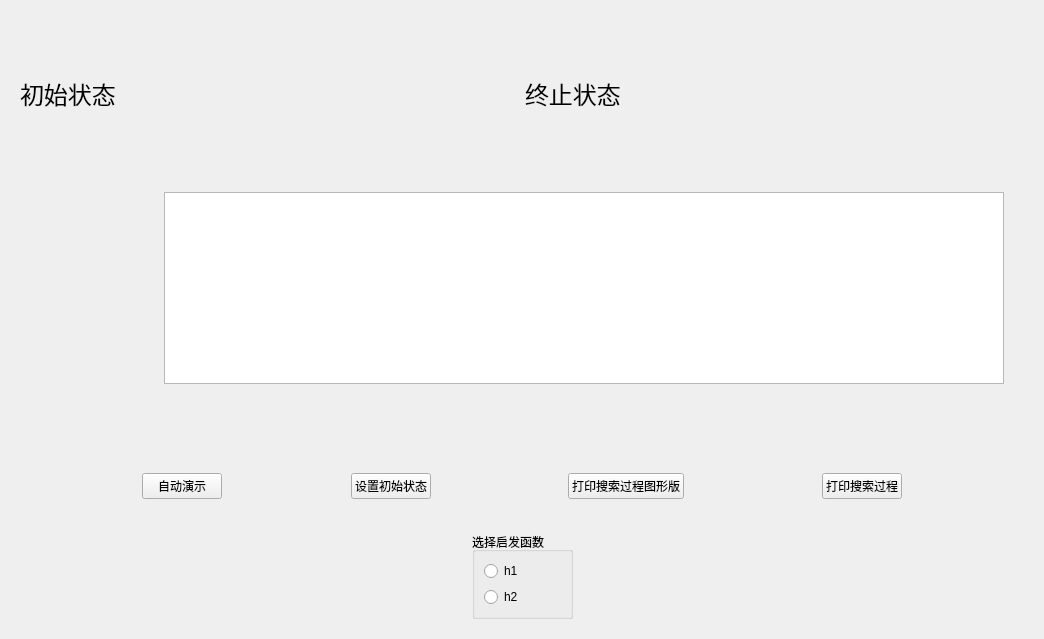
<?xml version="1.0" encoding="UTF-8"?>
<ui version="4.0">
 <class>eightPuzzle</class>
 <widget class="QWidget" name="eightPuzzle">
  <property name="geometry">
   <rect>
    <x>0</x>
    <y>0</y>
    <width>1044</width>
    <height>639</height>
   </rect>
  </property>
  <property name="windowTitle">
   <string>eightPuzzle</string>
  </property>
  <layout class="QVBoxLayout" name="verticalLayout">
   <item>
    <spacer name="verticalSpacer_7">
     <property name="orientation">
      <enum>Qt::Vertical</enum>
     </property>
     <property name="sizeHint" stdset="0">
      <size>
       <width>20</width>
       <height>40</height>
      </size>
     </property>
    </spacer>
   </item>
   <item>
    <widget class="QWidget" name="widget3" native="true">
     <layout class="QHBoxLayout" name="horizontalLayout_3">
      <item>
       <widget class="QLabel" name="label">
        <property name="font">
         <font>
          <family>方正小标宋简体</family>
          <pointsize>18</pointsize>
         </font>
        </property>
        <property name="text">
         <string>初始状态</string>
        </property>
       </widget>
      </item>
      <item>
       <widget class="QLabel" name="label_2">
        <property name="font">
         <font>
          <family>方正小标宋简体</family>
          <pointsize>18</pointsize>
         </font>
        </property>
        <property name="text">
         <string>终止状态</string>
        </property>
       </widget>
      </item>
     </layout>
    </widget>
   </item>
   <item>
    <spacer name="verticalSpacer">
     <property name="orientation">
      <enum>Qt::Vertical</enum>
     </property>
     <property name="sizeHint" stdset="0">
      <size>
       <width>0</width>
       <height>0</height>
      </size>
     </property>
    </spacer>
   </item>
   <item>
    <widget class="QWidget" name="widget1" native="true">
     <layout class="QHBoxLayout" name="horizontalLayout">
      <item>
       <spacer name="verticalSpacer_5">
        <property name="orientation">
         <enum>Qt::Vertical</enum>
        </property>
        <property name="sizeHint" stdset="0">
         <size>
          <width>20</width>
          <height>40</height>
         </size>
        </property>
       </spacer>
      </item>
      <item>
       <widget class="QWidget" name="intial" native="true">
        <layout class="QGridLayout" name="gridLayout">
         <property name="leftMargin">
          <number>0</number>
         </property>
         <property name="topMargin">
          <number>0</number>
         </property>
         <property name="rightMargin">
          <number>0</number>
         </property>
         <property name="bottomMargin">
          <number>0</number>
         </property>
         <property name="spacing">
          <number>0</number>
         </property>
         <item row="0" column="0">
          <widget class="QLabel" name="i_1">
           <property name="text">
            <string/>
           </property>
           <property name="pixmap">
            <pixmap resource="image.qrc">:/image/one.png</pixmap>
           </property>
          </widget>
         </item>
         <item row="0" column="1">
          <widget class="QLabel" name="i_2">
           <property name="text">
            <string/>
           </property>
           <property name="pixmap">
            <pixmap resource="image.qrc">:/image/two.png</pixmap>
           </property>
          </widget>
         </item>
         <item row="0" column="2">
          <widget class="QLabel" name="i_3">
           <property name="text">
            <string/>
           </property>
           <property name="pixmap">
            <pixmap resource="image.qrc">:/image/three.png</pixmap>
           </property>
          </widget>
         </item>
         <item row="1" column="0">
          <widget class="QLabel" name="i_4">
           <property name="text">
            <string/>
           </property>
           <property name="pixmap">
            <pixmap resource="image.qrc">:/image/four.png</pixmap>
           </property>
          </widget>
         </item>
         <item row="1" column="1">
          <widget class="QLabel" name="i_5">
           <property name="text">
            <string/>
           </property>
           <property name="pixmap">
            <pixmap resource="image.qrc">:/image/five.png</pixmap>
           </property>
          </widget>
         </item>
         <item row="1" column="2">
          <widget class="QLabel" name="i_6">
           <property name="text">
            <string/>
           </property>
           <property name="pixmap">
            <pixmap resource="image.qrc">:/image/six.png</pixmap>
           </property>
          </widget>
         </item>
         <item row="2" column="0">
          <widget class="QLabel" name="i_7">
           <property name="text">
            <string/>
           </property>
           <property name="pixmap">
            <pixmap resource="image.qrc">:/image/seven.png</pixmap>
           </property>
          </widget>
         </item>
         <item row="2" column="1">
          <widget class="QLabel" name="i_8">
           <property name="text">
            <string/>
           </property>
           <property name="pixmap">
            <pixmap resource="image.qrc">:/image/eight.png</pixmap>
           </property>
          </widget>
         </item>
         <item row="2" column="2">
          <widget class="QLabel" name="i_0">
           <property name="text">
            <string/>
           </property>
           <property name="pixmap">
            <pixmap resource="image.qrc">:/image/zero.png</pixmap>
           </property>
          </widget>
         </item>
        </layout>
       </widget>
      </item>
      <item>
       <spacer name="verticalSpacer_2">
        <property name="orientation">
         <enum>Qt::Vertical</enum>
        </property>
        <property name="sizeHint" stdset="0">
         <size>
          <width>20</width>
          <height>40</height>
         </size>
        </property>
       </spacer>
      </item>
      <item>
       <widget class="QWidget" name="end" native="true">
        <layout class="QGridLayout" name="gridLayout_2">
         <item row="2" column="1">
          <widget class="QLabel" name="e_8">
           <property name="text">
            <string/>
           </property>
           <property name="pixmap">
            <pixmap resource="image.qrc">:/image/eight.png</pixmap>
           </property>
          </widget>
         </item>
         <item row="0" column="1">
          <widget class="QLabel" name="e_2">
           <property name="text">
            <string/>
           </property>
           <property name="pixmap">
            <pixmap resource="image.qrc">:/image/two.png</pixmap>
           </property>
          </widget>
         </item>
         <item row="0" column="0">
          <widget class="QLabel" name="e_1">
           <property name="text">
            <string/>
           </property>
           <property name="pixmap">
            <pixmap resource="image.qrc">:/image/one.png</pixmap>
           </property>
          </widget>
         </item>
         <item row="0" column="2">
          <widget class="QLabel" name="e_3">
           <property name="text">
            <string/>
           </property>
           <property name="pixmap">
            <pixmap resource="image.qrc">:/image/three.png</pixmap>
           </property>
          </widget>
         </item>
         <item row="1" column="1">
          <widget class="QLabel" name="e_5">
           <property name="text">
            <string/>
           </property>
           <property name="pixmap">
            <pixmap resource="image.qrc">:/image/five.png</pixmap>
           </property>
          </widget>
         </item>
         <item row="2" column="0">
          <widget class="QLabel" name="e_7">
           <property name="text">
            <string/>
           </property>
           <property name="pixmap">
            <pixmap resource="image.qrc">:/image/seven.png</pixmap>
           </property>
          </widget>
         </item>
         <item row="1" column="0">
          <widget class="QLabel" name="e_4">
           <property name="text">
            <string/>
           </property>
           <property name="pixmap">
            <pixmap resource="image.qrc">:/image/four.png</pixmap>
           </property>
          </widget>
         </item>
         <item row="1" column="2">
          <widget class="QLabel" name="e_6">
           <property name="text">
            <string/>
           </property>
           <property name="pixmap">
            <pixmap resource="image.qrc">:/image/six.png</pixmap>
           </property>
          </widget>
         </item>
         <item row="2" column="2">
          <widget class="QLabel" name="label_4">
           <property name="text">
            <string/>
           </property>
           <property name="pixmap">
            <pixmap resource="image.qrc">:/image/zero.png</pixmap>
           </property>
          </widget>
         </item>
        </layout>
       </widget>
      </item>
      <item>
       <spacer name="verticalSpacer_6">
        <property name="orientation">
         <enum>Qt::Vertical</enum>
        </property>
        <property name="sizeHint" stdset="0">
         <size>
          <width>20</width>
          <height>40</height>
         </size>
        </property>
       </spacer>
      </item>
      <item>
       <widget class="QListView" name="View"/>
      </item>
      <item>
       <spacer name="verticalSpacer_4">
        <property name="orientation">
         <enum>Qt::Vertical</enum>
        </property>
        <property name="sizeHint" stdset="0">
         <size>
          <width>20</width>
          <height>40</height>
         </size>
        </property>
       </spacer>
      </item>
     </layout>
    </widget>
   </item>
   <item>
    <spacer name="verticalSpacer_3">
     <property name="orientation">
      <enum>Qt::Vertical</enum>
     </property>
     <property name="sizeHint" stdset="0">
      <size>
       <width>20</width>
       <height>40</height>
      </size>
     </property>
    </spacer>
   </item>
   <item>
    <widget class="QWidget" name="widget4" native="true">
     <layout class="QHBoxLayout" name="horizontalLayout_2">
      <item>
       <spacer name="horizontalSpacer_2">
        <property name="orientation">
         <enum>Qt::Horizontal</enum>
        </property>
        <property name="sizeHint" stdset="0">
         <size>
          <width>40</width>
          <height>20</height>
         </size>
        </property>
       </spacer>
      </item>
      <item>
       <widget class="QPushButton" name="autoPutton">
        <property name="text">
         <string>自动演示</string>
        </property>
       </widget>
      </item>
      <item>
       <spacer name="horizontalSpacer_3">
        <property name="orientation">
         <enum>Qt::Horizontal</enum>
        </property>
        <property name="sizeHint" stdset="0">
         <size>
          <width>40</width>
          <height>20</height>
         </size>
        </property>
       </spacer>
      </item>
      <item>
       <widget class="QPushButton" name="init">
        <property name="text">
         <string>设置初始状态</string>
        </property>
       </widget>
      </item>
      <item>
       <spacer name="horizontalSpacer_4">
        <property name="orientation">
         <enum>Qt::Horizontal</enum>
        </property>
        <property name="sizeHint" stdset="0">
         <size>
          <width>40</width>
          <height>20</height>
         </size>
        </property>
       </spacer>
      </item>
      <item>
       <widget class="QWidget" name="widget" native="true">
        <layout class="QVBoxLayout" name="verticalLayout_2">
         <item>
          <widget class="QPushButton" name="printImage">
           <property name="text">
            <string>打印搜索过程图形版</string>
           </property>
          </widget>
         </item>
        </layout>
       </widget>
      </item>
      <item>
       <spacer name="horizontalSpacer_6">
        <property name="orientation">
         <enum>Qt::Horizontal</enum>
        </property>
        <property name="sizeHint" stdset="0">
         <size>
          <width>40</width>
          <height>20</height>
         </size>
        </property>
       </spacer>
      </item>
      <item>
       <widget class="QPushButton" name="printTree">
        <property name="text">
         <string>打印搜索过程</string>
        </property>
       </widget>
      </item>
      <item>
       <spacer name="horizontalSpacer_5">
        <property name="orientation">
         <enum>Qt::Horizontal</enum>
        </property>
        <property name="sizeHint" stdset="0">
         <size>
          <width>40</width>
          <height>20</height>
         </size>
        </property>
       </spacer>
      </item>
     </layout>
    </widget>
   </item>
   <item>
    <widget class="QWidget" name="widget2" native="true">
     <layout class="QHBoxLayout" name="horizontalLayout_4">
      <item>
       <spacer name="horizontalSpacer">
        <property name="orientation">
         <enum>Qt::Horizontal</enum>
        </property>
        <property name="sizeHint" stdset="0">
         <size>
          <width>40</width>
          <height>20</height>
         </size>
        </property>
       </spacer>
      </item>
      <item>
       <widget class="QGroupBox" name="groupBox">
        <property name="title">
         <string>选择启发函数</string>
        </property>
        <layout class="QVBoxLayout" name="verticalLayout_3">
         <item>
          <widget class="QRadioButton" name="h1">
           <property name="text">
            <string>h1</string>
           </property>
          </widget>
         </item>
         <item>
          <widget class="QRadioButton" name="h2">
           <property name="text">
            <string>h2</string>
           </property>
          </widget>
         </item>
        </layout>
       </widget>
      </item>
      <item>
       <spacer name="horizontalSpacer_7">
        <property name="orientation">
         <enum>Qt::Horizontal</enum>
        </property>
        <property name="sizeHint" stdset="0">
         <size>
          <width>40</width>
          <height>20</height>
         </size>
        </property>
       </spacer>
      </item>
     </layout>
    </widget>
   </item>
  </layout>
 </widget>
 <resources>
  <include location="image.qrc"/>
 </resources>
 <connections/>
</ui>
